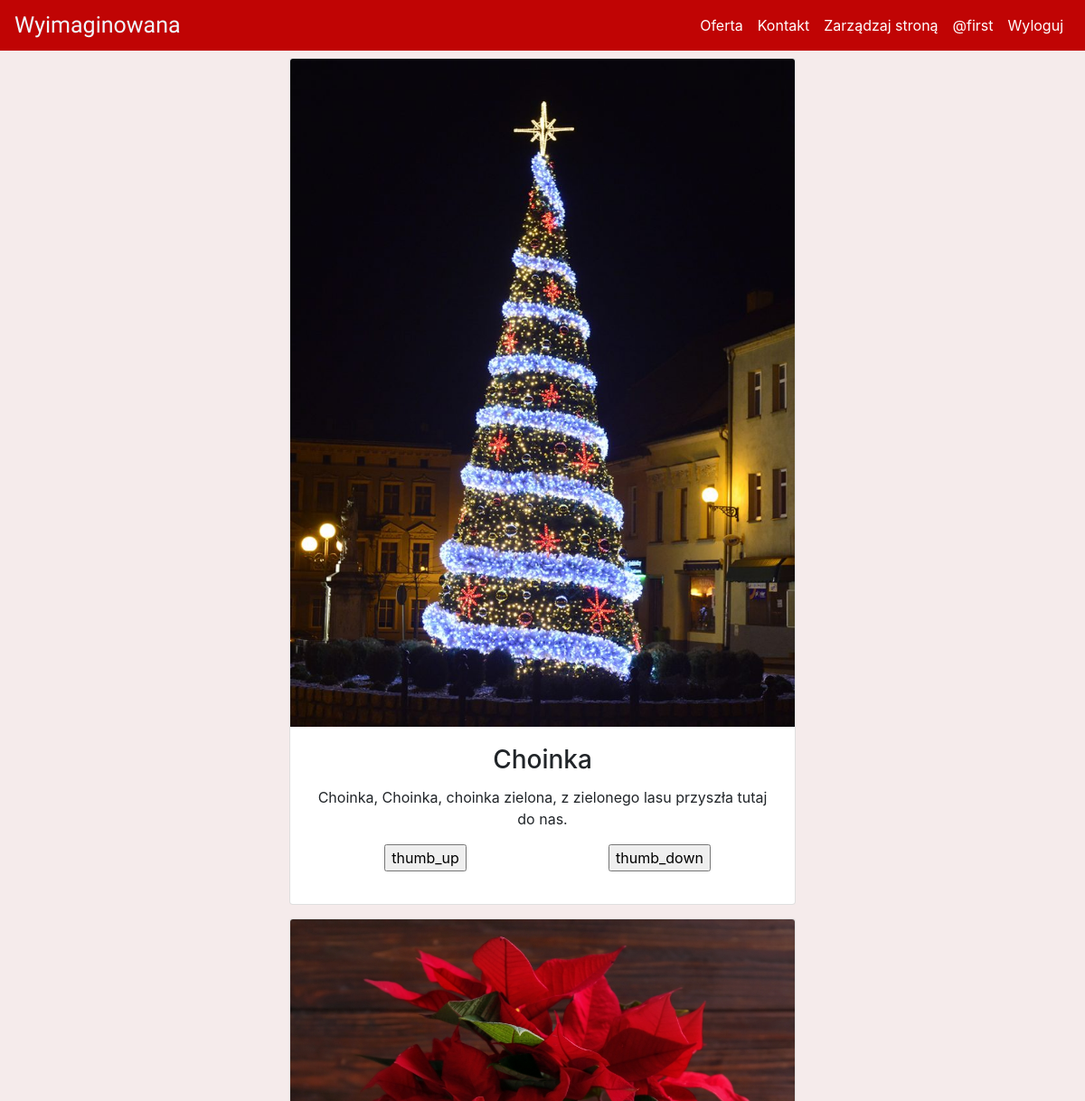
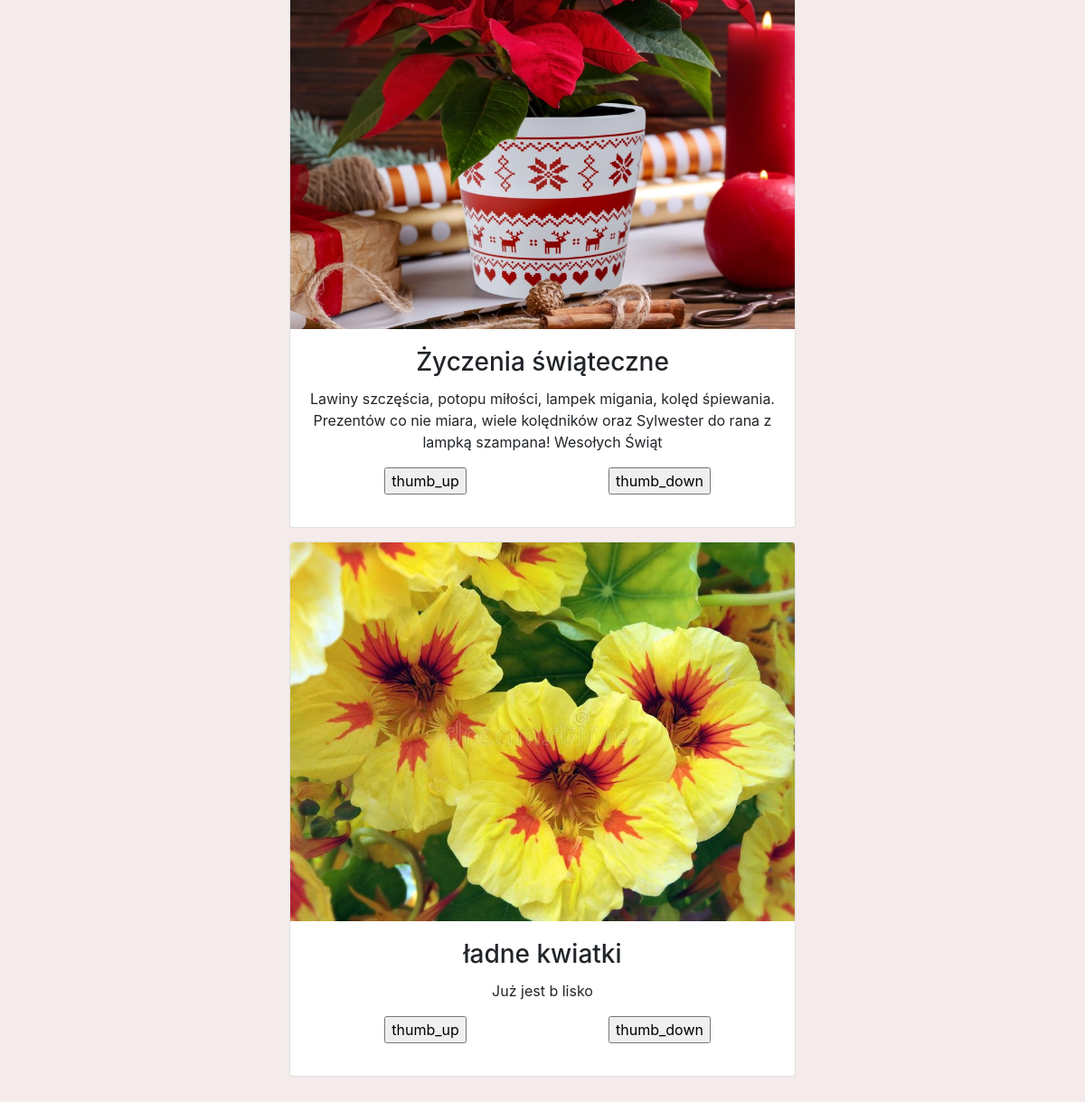
Screenshot of / (signed in) with the database file from the repository (2 pictures, top to bottom).
### kwiaciarnia/models.py (models this page shows, shortened)
class User(db.Model, UserMixin):
    id = db.Column(db.Integer(), primary_key=True)
    username = db.Column(db.String(length=64), nullable= False, unique=True)
    email = db.Column(db.String(), nullable= False, unique=True)
    password_hash = db.Column(db.String(length=16), nullable= False)
    is_admin = db.Column(db.Boolean(), default=False)
    @property
    def password(self):
        return self.password

class Posts(db.Model):
    id = db.Column(db.Integer(), primary_key=True)
    title = db.Column(db.String())
    body = db.Column(db.Text())
    added = db.Column(db.DateTime(), default=datetime.datetime.now())
    likes = db.Column(db.Integer(), default=0)
    dislikes = db.Column(db.Integer(), default=0)

### kwiaciarnia/routes.py (the view)
@app.route("/")
def home():
    all_posts = Posts.query.order_by(Posts.id.desc())
    likes = Post_likes()
    dislike = Post_dislikes()
    return render_template('home.html', all_posts=all_posts, likes=likes, dislike=dislike)

### kwiaciarnia/models.py (called while the page is built)
@login_manager.user_loader
def load_user(user_id):
    return User.query.get(int(user_id))

### kwiaciarnia/templates/home.html (shortened to what this page needs)
{% extends 'base.html' %}
{% block content %}
<div>
    {% include 'includes/feed.html' %}
</div>
{% endblock %}

### kwiaciarnia/templates/includes/navbar.html (shortened to what this page needs)
<nav class="navbar navbar-expand-md nav_bar navbar-dark ">
    <a class="navbar-brand" href="{{ url_for('home') }}">{% include 'includes/logo.html' %}</a>
    <div class="collapse navbar-collapse" id="navbarNav">
      <ul class="navbar-nav ml-auto">
        <li class="nav-item active">
            <a class="nav-link" href="{{ url_for('products_categories') }}">Oferta</a>
        </li>
        <li class="nav-item active">
            <a class="nav-link" href="{{ url_for('contact') }}">Kontakt</a>
        </li>
        {% if current_user.is_admin %}
            <li class="nav-item active">
                <a class="nav-link" href="{{ url_for('manage') }}">Zarządzaj stroną</a>
            </li>
        {% endif %}
        {% if current_user.is_authenticated  %}
            <li class="nav-item active">
                <a class="nav-link" href="{{ url_for('user_page', name=current_user.username) }}">@{{current_user.username}}</a>
            </li>
            <li class="nav-item active">
                <a class="nav-link" href="{{ url_for('logout') }}">Wyloguj</a>
            </li>
        {% else %}
            <li class="nav-item active">
                <a class="nav-link" href="{{ url_for('login') }}">Zaloguj</a>
            </li>
        {% endif %}
      </ul>
    </div>
</nav>

### kwiaciarnia/templates/includes/feed.html (shortened to what this page needs)
{% for post in all_posts %}
    <div id="feed">
        <div class="card" style="width: 35rem;">
            <img class="card-img-top" src="static\uploads\posts\{{post.id}}.png" alt="{{post.tittle}}">
            <div class="card-body">
                <h3 class="card-title">{{post.title}}</h3>
                <p class="card-text">{{post.body}}</p>
                <div id="buttons">
                    <div class="button_like buttons_space">
                        {% if current_user.is_authenticated %}
                            <form action="{{ url_for('like_result', pk=post.id) }}" method="post">
                                {% if likes.query.filter_by(post_like=post.id, user_like=current_user.id).first() %}
                                <p>
                                    <span class="material-symbols-rounded">
                                        <input type="submit" value="thumb_up">
                                    </span>
                                </p>
                                {% else %}
                                <p>
                                    <span class="material-symbols-outlined">
                                        <input type="submit" value="thumb_up">
                                    </span>
                                </p>
                                {% endif %}
                            </form>
                        {% endif %}
                    </div>
                    <div class="button_dislike buttons_space">
                        {% if current_user.is_authenticated %}
                            <form action="{{ url_for('dislike_result', pk=post.id) }}" method="post">
                                {% if dislike.query.filter_by(post_dislike=post.id, user_dislike=current_user.id).first(): %}
                                <p>
                                    <span class="material-symbols-rounded">
                                        <input type="submit" value="thumb_down">
                                    </span>
                                </p>
                                {% else %}
                                <p>
                                    <span class="material-symbols-outlined">
                                        <input type="submit" value="thumb_down">
                                    </span>
                                </p>
                                {% endif %}
                            </form>
                        {% endif %}
                    </div>
                </div>
            </div>
        </div>
    </div>
    <div class="feed_spacer"></div>
{% endfor %}

### kwiaciarnia/static/styles/main.css (style rules this page uses)
.material-symbols-rounded { font-variation-settings: 'FILL' 1, 'wght' 400, 'GRAD' 0, 'opsz' 48 }
.nav_bar { background-color: #C00404; color: black; position: fixed; top: 0; width: 100%; z-index: 1; }
body { background-color: #f5ebeb; }
.feed_spacer { padding-bottom: 15px; }
#feed { display: flex; justify-content: center; }
.button_dislike { float:right; width:50%; }
.button_like { float:left; width:50%; }

### rows the page displays
User: username "first"
Posts: shows a picture, title "Choinka", body "Choinka, Choinka, choinka zielona, z zielonego lasu przyszła tutaj do nas."
Posts: shows a picture, title "Życzenia świąteczne", body "Lawiny szczęścia, potopu miłości, lampek migania, kolęd śpiewania. Prezentów co nie miara, wiele kolędników oraz Sylwester do rana z lampką szampana! Wesołych Świąt"
Posts: shows a picture, title "ładne kwiatki", body "Już jest b lisko"
